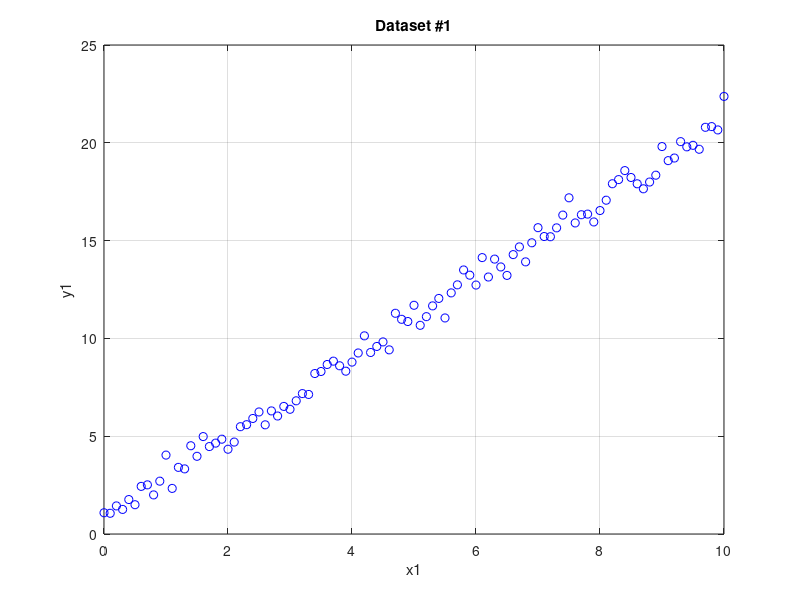
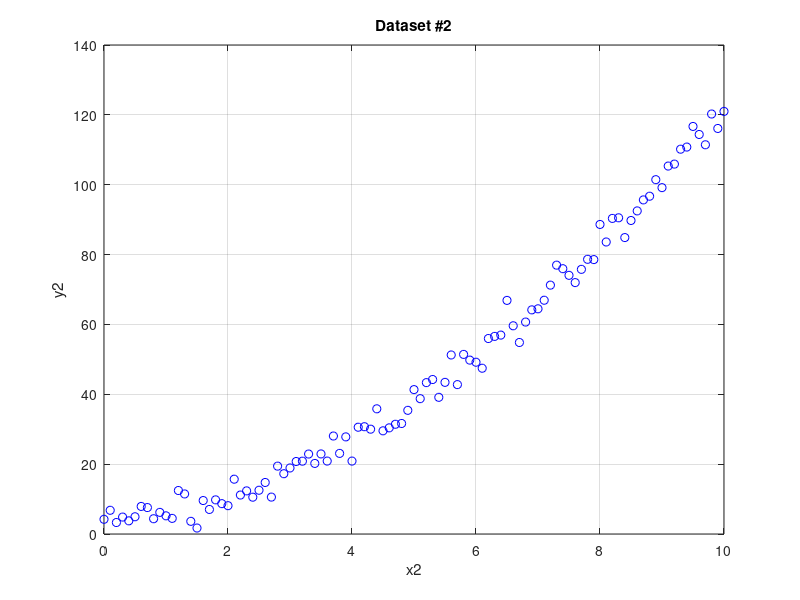
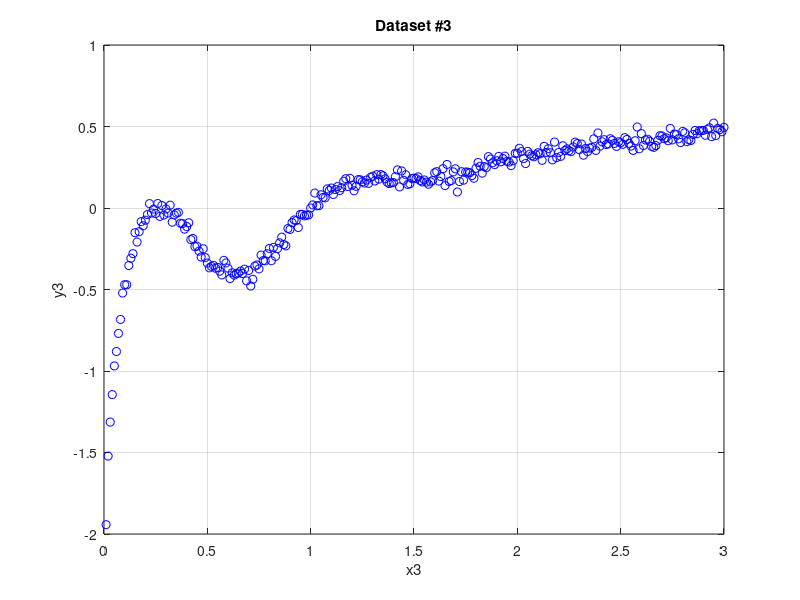
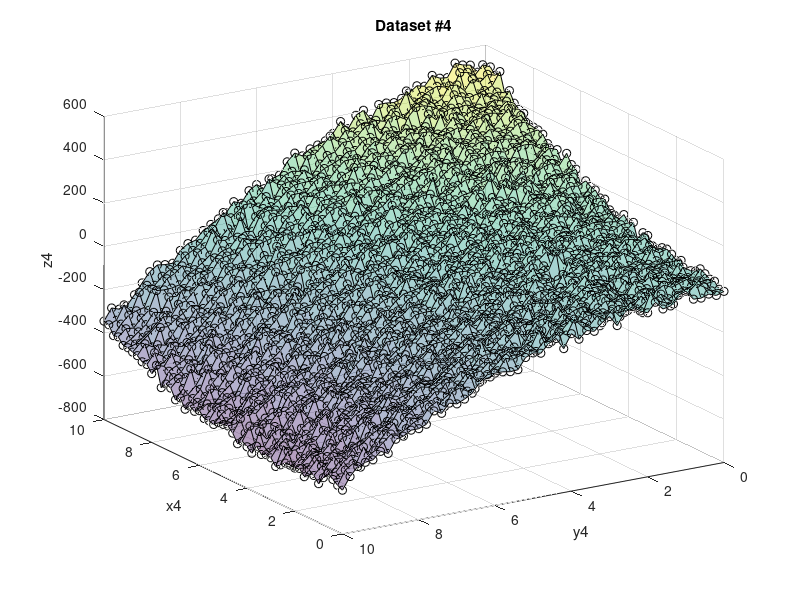

MATLAB code to generate these figures, in order:
%% Data Generation for Curve Fitting Examples
% Kan Kanjanapas (Ph.D.)

clc;
close all;
clear all;


%% Data set for Linear Regression 

x1  = [0:0.1:10]';
a1  = [1 2];
y1  = a1(1) + a1(2)*x1 + 0.5*randn(size(x1));

figure,plot(x1,y1,'o','Color','b'); xlabel('x1'); ylabel('y1'); title('Dataset #1'); grid on;



%% Data set for Polynomial Fit 

x2 = [0:0.1:10]';
polyfun2 = @(x) 1*x.^2 + 2*x + 3;
y2 = polyfun2(x2) + 3*randn(size(x1));

figure,plot(x2,y2,'o','Color','b'); xlabel('x2'); ylabel('y2'); title('Dataset #2'); grid on;



%% Data set for Arbitrary Function Fit 

% x3 = [0.01:0.01:3]';
% polyfun3 = @(x) sin(2*pi*1*x).*exp(-2*x) + log10(x3);
% y3 = polyfun3(x3) + 0*randn(size(x3));
% 
% figure,plot(x3,y3,'o','Color','b'); xlabel('x3'); ylabel('y3'); title('Dataset #3'); grid on;

Data3 = load('workspace_dataset3.mat');
x3 = Data3.x3;
y3 = Data3.y3;
figure,plot(x3,y3,'o','Color','b'); xlabel('x3'); ylabel('y3'); title('Dataset #3'); grid on;



%% Data set for Surface Fit 

x4_vec = [0 : 0.2 : 10]';
y4_vec = [0 : 0.2 : 10]';

[x4, y4] = meshgrid(x4_vec, y4_vec);
z4 = 1 + 2*x4 + 3*y4 + 4*x4.*y4 + 5*x4.^2 - 6*y4.^2 - 7*x4.*y4;
z4 = z4 + 20*randn(size(z4));

figure;
set(gcf, 'Position', [0 0 2560 1280]/2);
surf(x4, y4, z4, 'FaceAlpha', 0.4, 'Marker', 'o'); 
xlabel('x4'); ylabel('y4'); zlabel('z4'); title('Dataset #4'); grid on; view(-122,24);

